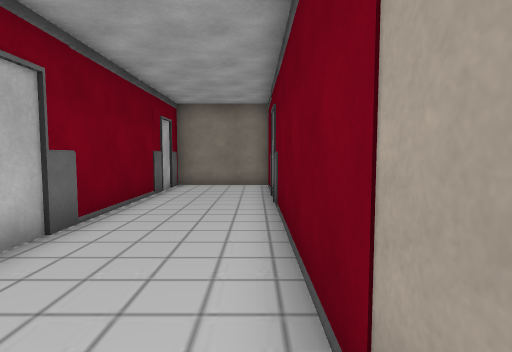
view 1 (above)

22 first-person views from a walk through a Unity game level. The camera is 1.3 m above the floor, tilts 4° down and sees 80° across. The floor is counted in squares, 1 m on a side. Each view is taken from the middle of a square. On the plan, view 1 faces up. The plan holds only what a view shows up to about 14 squares ahead; the rest is blank. The place goes on beyond the plan. The player is left out. Some surface patterns are stand-ins.

view 2
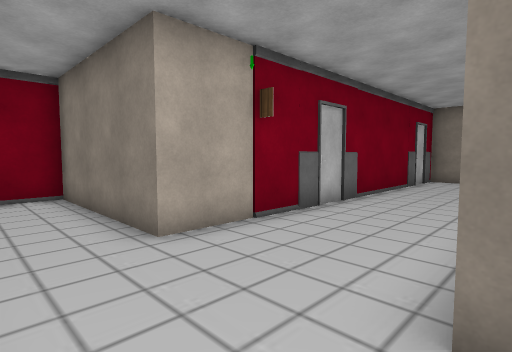

view 3
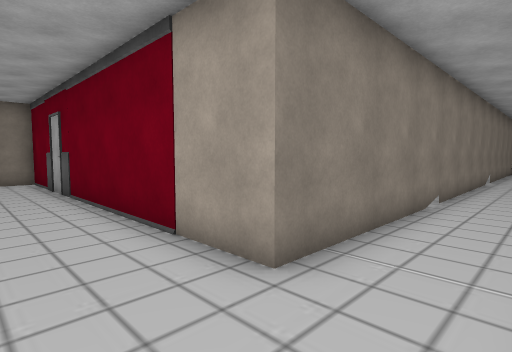

view 4
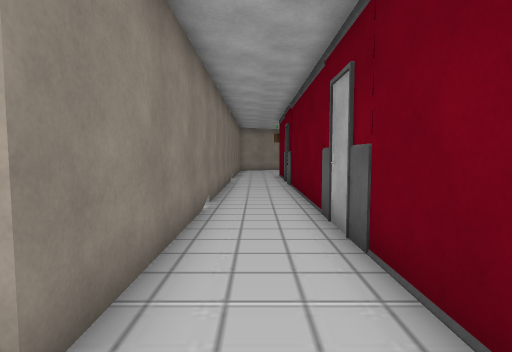

view 5
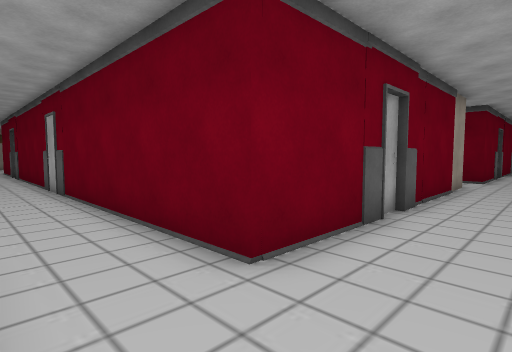

view 6
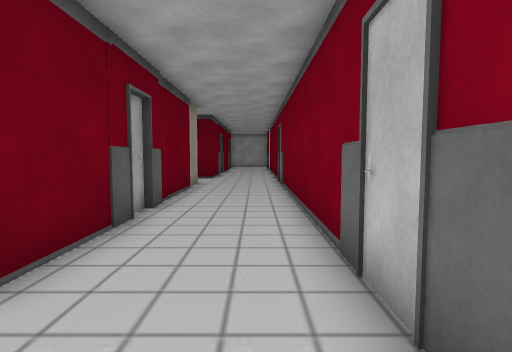

view 7
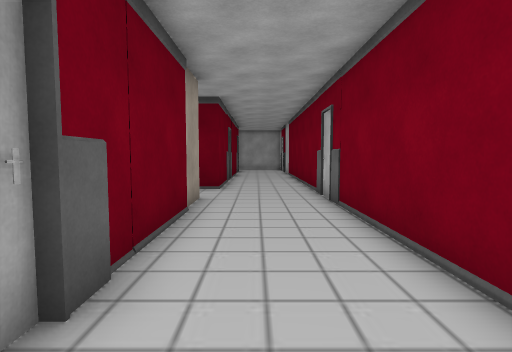

view 8
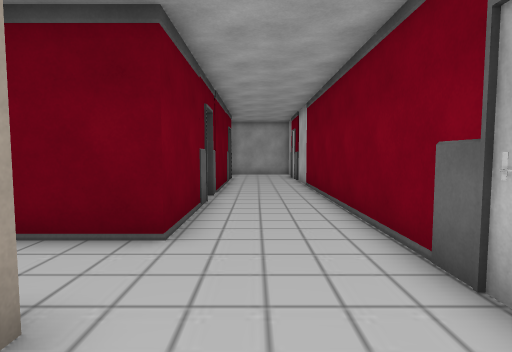

view 9
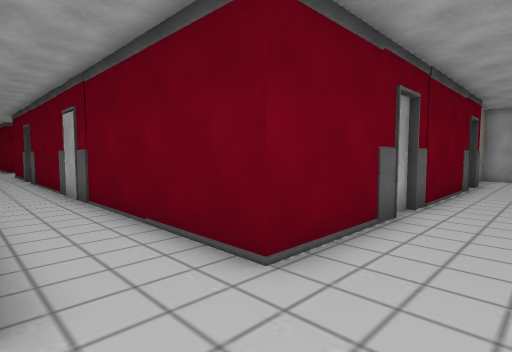

view 10
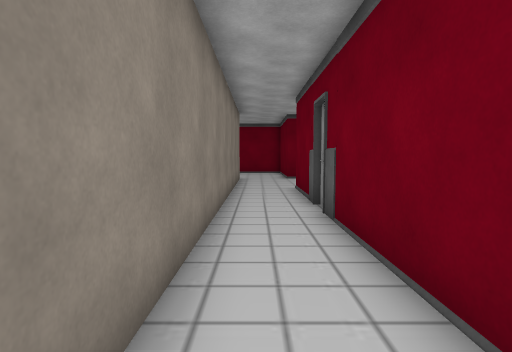

view 11
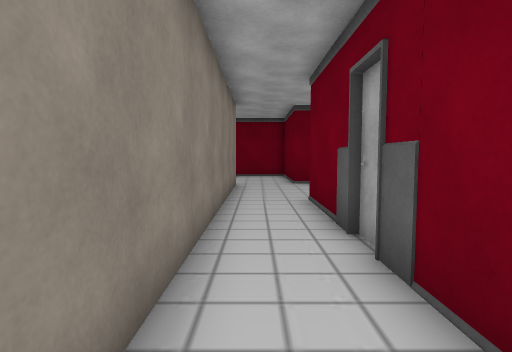

view 12
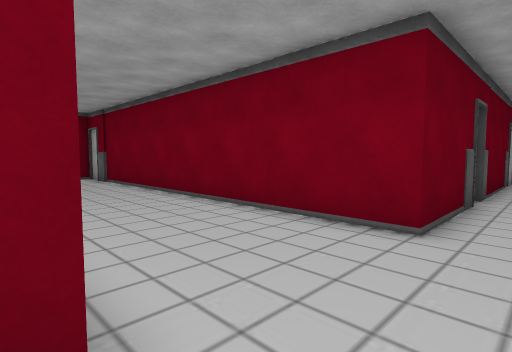

view 13
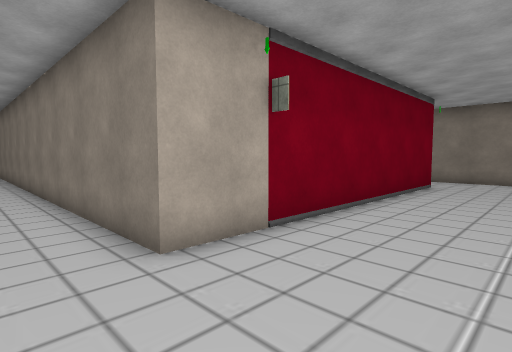

view 14
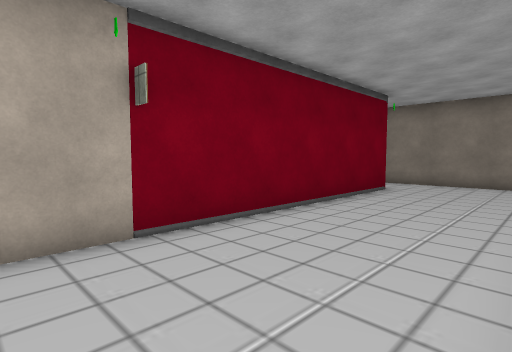

view 15
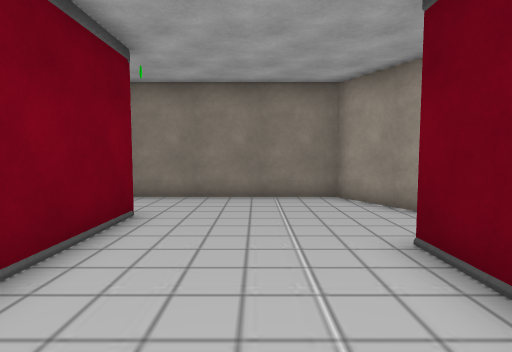

view 16
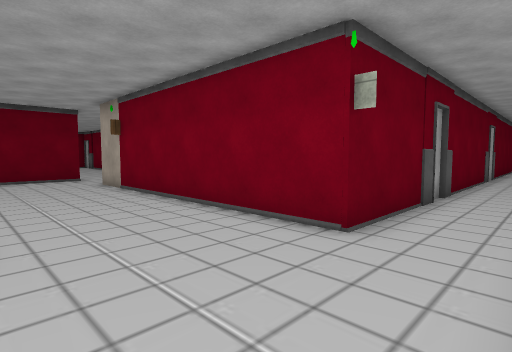

view 17
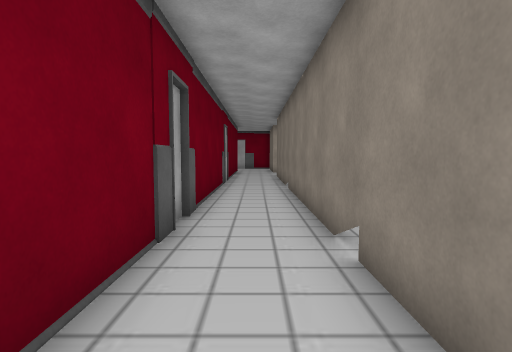

view 18
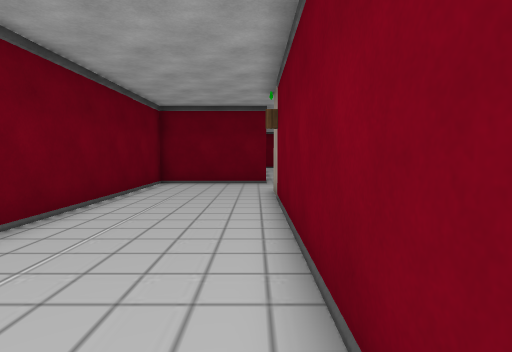

view 19
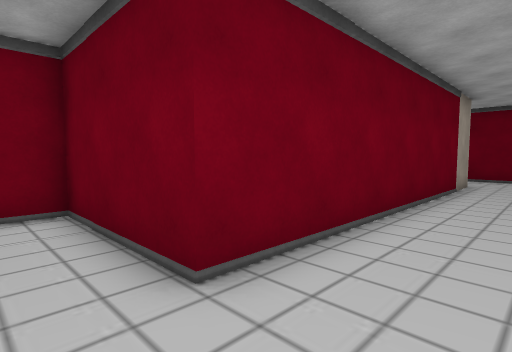

view 20
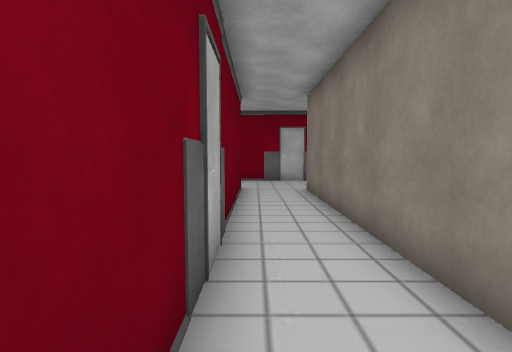

view 21
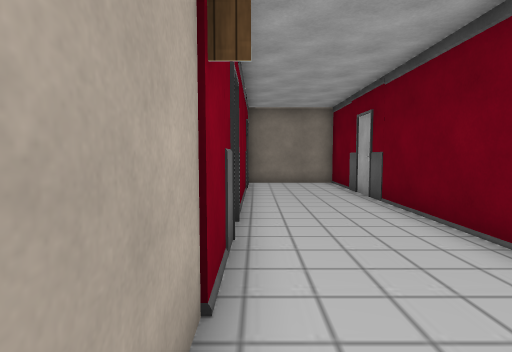

view 22
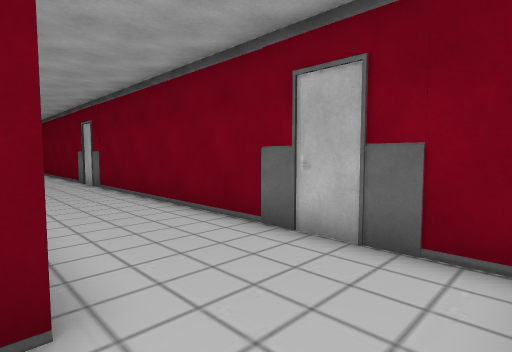

### Floor plan
Points are (right, up) in squares from view 1. A wall is a line through its corners. A room is listed if a view was taken in it or the views show most of it. See-through windows are left out.
Room 1 (views 1, 2, 3, 4, 5, 6, 7, 8, 9, 10, 11, 12, 13, 14, 15, 16, 17, 18, 20, 21, 22)
walls: (-5.4, -13.1) (-5.4, -3.5) (18.4, -3.5) (18.4, -15.1); (9.1, -17.6) (13.7, -17.6); (14.4, -15.1) (-5.4, -15.1) (-5.4, -13.4); (23.5, -0.7) (0.6, -0.7) (0.6, 13.1) (-3.4, 13.1) (-3.4, -0.7) (-9.2, -0.7) (-9.2, -26.5); (23.3, -7.4) (23.3, -5.6); (19.5, -17.6) (23.3, -17.6) (23.3, -16.9); (-5.6, -21.5) (-5.6, -17.6) (8.7, -17.6); (-5.4, -22.6) (-5.4, -22); (-5.6, -26.5) (-5.6, -22.5)
ways out: opening at (16.5, -16.5) to room 2
Room 2 (view 19)
walls: (13.7, -17.6) (13.7, -26.5); (18.5, -26.5) (18.5, -17.6) (19.5, -17.6); (18.4, -15.1) (14.4, -15.1)
ways out: opening at (16.5, -16.5) to room 1

Positions as (right, up) in squares from view 1, and headings:
1: (0, 0), facing up
2: (1, -3), facing up-left
3: (-2, -3), facing up-right
4: (-1, -2), facing right
5: (-8, -1), facing down-right
6: (-8, -1), facing down
7: (-7, -6), facing down
8: (-7, -13), facing down
9: (-8, -15), facing down-right
10: (2, -16), facing right
11: (5, -16), facing right
12: (19, -16), facing down-left
13: (22, -17), facing up-left
14: (23, -15), facing up-left
15: (21, -10), facing up
16: (23, -1), facing down-left
17: (19, -2), facing left
18: (19, -4), facing down
19: (16, -16), facing down-right
20: (6, -17), facing left
21: (-3, -1), facing up
22: (-5, -1), facing down-left
